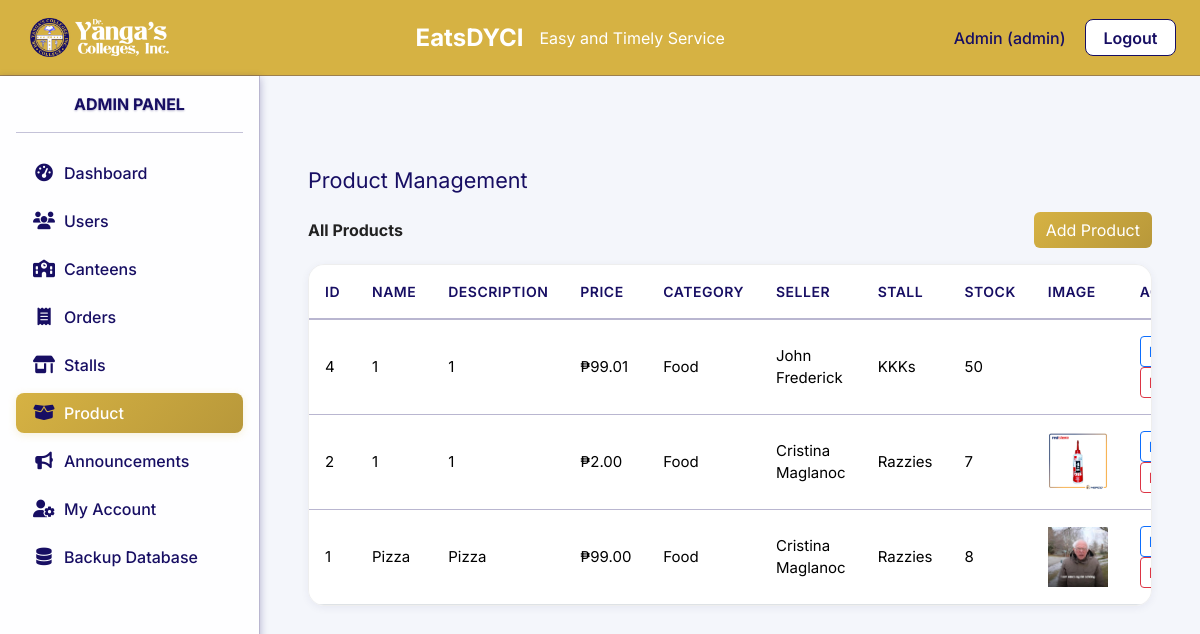
/index.php?page=admin_products (signed in), run on the app's committed database.
### tables this page shows
CREATE TABLE `products` (
  `id` int(11) NOT NULL,
  `seller_id` int(11) DEFAULT NULL,
  `name` varchar(100) NOT NULL,
  `description` text DEFAULT NULL,
  `price` decimal(10,2) NOT NULL,
  `image` varchar(255) DEFAULT NULL,
  `category_id` int(11) DEFAULT NULL,
  `stall_id` int(11) DEFAULT NULL,
  `stock` int(11) NOT NULL DEFAULT 0
);

CREATE TABLE `categories` (
  `id` int(11) NOT NULL,
  `name` varchar(100) NOT NULL,
  `description` text DEFAULT NULL
);

CREATE TABLE `users` (
  `id` int(11) NOT NULL,
  `name` varchar(100) NOT NULL,
  `email` varchar(100) NOT NULL,
  `password` varchar(255) NOT NULL,
  `role` enum('admin','seller','buyer') NOT NULL,
  `created_at` timestamp NOT NULL DEFAULT current_timestamp(),
  `qr_code` varchar(255) DEFAULT NULL,
  `department` varchar(100) DEFAULT NULL,
  `position` varchar(100) DEFAULT NULL
);

CREATE TABLE `stalls` (
  `id` int(11) NOT NULL,
  `name` varchar(100) NOT NULL,
  `description` text DEFAULT NULL,
  `seller_id` int(11) DEFAULT NULL,
  `canteen_id` int(11) DEFAULT NULL,
  `image` varchar(255) DEFAULT NULL
);

### pages/admin_products.php (the view, shortened to what this page needs)
<?php
require_once __DIR__ . '/../includes/db.php';
$prod_stmt = $pdo->query("SELECT p.*, c.name AS category_name, u.name AS seller_name, s.name AS stall_name FROM products p LEFT JOIN categories c ON p.category_id = c.id LEFT JOIN users u ON p.seller_id = u.id LEFT JOIN stalls s ON p.stall_id = s.id ORDER BY p.id DESC");
$products = $prod_stmt->fetchAll();
?>
<link rel="stylesheet" href="../assets/css/dashboard.css">
<div class="container-fluid px-4 pt-4">
    <div class="dashboard-section-title mb-3">Product Management</div>
    <div class="d-flex justify-content-between align-items-center mb-3">
        <div class="fw-bold">All Products</div>
        <button class="btn btn-primary" data-bs-toggle="modal" data-bs-target="#addProductModal">Add Product</button>
    </div>
    <div class="dashboard-table mb-4">
    <table class="table mb-0">
        <thead class="table-light">
            <tr>
                <th>ID</th>
                <th>Name</th>
                <th>Description</th>
                <th>Price</th>
                <th>Category</th>
                <th>Seller</th>
                <th>Stall</th>
                <th>Stock</th>
                <th>Image</th>
                <th>Actions</th>
            </tr>
        </thead>
        <tbody>
        <?php foreach ($products as $prod): ?>
            <tr>
                <td><?= $prod['id'] ?></td>
                <td><?= htmlspecialchars($prod['name']) ?></td>
                <td><?= htmlspecialchars($prod['description']) ?></td>
                <td>₱<?= number_format($prod['price'],2) ?></td>
                <td><?= htmlspecialchars($prod['category_name']) ?></td>
                <td><?= htmlspecialchars($prod['seller_name']) ?></td>
                <td><?= htmlspecialchars($prod['stall_name']) ?></td>
                <td><?= $prod['stock'] ?></td>
                <td><?php if ($prod['image']): ?><img src="<?= $prod['image'] ?>" alt="" style="max-width:60px;max-height:60px;object-fit:cover;"/><?php endif; ?></td>
                <td>
                    <button class="btn btn-sm btn-outline-primary me-1" data-bs-toggle="modal" data-bs-target="#editProductModal<?= $prod['id'] ?>">Edit</button>
                    <form method="post" style="display:inline">
                        <button type="submit" class="btn btn-sm btn-outline-danger" onclick="return confirm('Delete this product?')">Delete</button>
                    </form>
                </td>
            </tr>
        <?php endforeach; ?>
        </tbody>
    </table>
    </div>
</div>

### assets/css/style.css (style rules this page uses)
* { margin: 0; padding: 0; box-sizing: border-box; }
body { font-family: 'Inter', 'Roboto', 'Open Sans', Arial, sans-serif; background-color: #f8f9fa; color: #222; }
:root { --primary-gold: #d6b243; --secondary-navy: #170e63; --accent-white: #ffffff; --gold-light: #dfc055; --gold-dark: #b8983a; --gold-hover: #c4a139; --navy-light: #2a1f7a; --navy-dark: #110a4e; --navy-hover: #0f0951; --shadow-gold: rgba(214, 178, 67, 0.2); --shadow-navy: rgba(23, 14, 99, 0.3); --border-navy: rgba(23, 14, 99, 0.3); --focus-gold: rgba(214, 178, 67, 0.25); --background-white: rgba(255, 255, 255, 0.95); --text-primary: var(--primary-gold); --text-secondary: var(--secondary-navy); --text-light: rgba(214, 178, 67, 0.6); --error-bg: rgba(220, 53, 69, 0.1); --error-border: rgba(220, 53, 69, 0.3); }
.btn-primary { background: linear-gradient(135deg, var(--primary-gold) 0%, var(--gold-dark) 100%); border: none; color: var(--accent-white); transition: all 0.3s ease; }

### assets/css/index.css (style rules this page uses)
html, body { height: 100%; overflow-x: hidden; overflow-y: auto; }

### assets/css/dashboard.css (style rules this page uses)
body { background: #f4f6fb; }
.dashboard-section-title { margin-top: 2.5rem; margin-bottom: 1.5rem; font-size: 1.35rem; color: #170e63; }
.container-fluid { max-width: 100%; }
.dashboard-table { background: #fff; border: 1px solid #eee; border-radius: 1rem; box-shadow: 0 2px 8px rgba(23, 14, 99, 0.06); margin-bottom: 1.5rem; overflow-x: auto; }
.dashboard-table table { margin-bottom: 0; }
.dashboard-table th, .dashboard-table td { vertical-align: middle; font-size: 0.9375rem; padding: 1rem; }
.dashboard-table th { background: var(--background-white); color: var(--secondary-navy); font-weight: 600; border-bottom: 2px solid var(--border-navy); text-transform: uppercase; font-size: 0.875rem; letter-spacing: 0.5px; }
.dashboard-table tbody tr { transition: background-color 0.2s ease; }
.dashboard-table tr:not(:last-child) td { border-bottom: 1px solid var(--border-navy); }

### data on the page
products: id "4", name "1", description "1", price "99.01", category.name "Food", seller.name "John Frederick", stall.name "KKKs", stock "50"
products: id "2", name "1", description "1", price "2.00", category.name "Food", seller.name "Cristina Maglanoc", stall.name "Razzies", stock "7", image (picture)
products: id "1", name "Pizza", description "Pizza", price "99.00", category.name "Food", seller.name "Cristina Maglanoc", stall.name "Razzies", stock "8", image (picture)

### other printed values
$_SESSION['user_name'] "Admin"
$_SESSION['user_role'] "admin"
